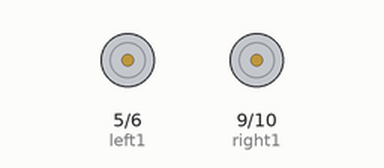
A sketch run on a simulated Arduino Uno, built with avr-gcc and run on an emulated ATmega328P. On the bench: motor-driver pin pairs drawn as motors (green arrow = first pin HIGH = forward, orange = second pin HIGH = backward, longer = more drive).

Above: at 0.1 s.
At 30.1 s:
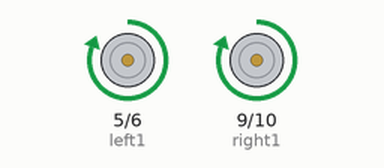
Timing chart, 0 to 31.6 s (numbered marks = the images above):
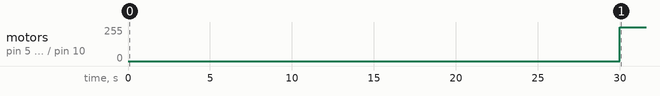

Measured:
- by itself, motor on pin 5 (left1) / pin 6 (left2), motor on pin 9 (right1) / pin 10 (right2): stopped → forward 255/255 at 30.0 s

The sketch:

roverTest.ino
```cpp
#include "roverWheels.h"
int sleepPin = 7;
int left1 = 5;
int left2 = 6;
int right1 = 9;
int right2 = 10;

void setup() {
  pinMode(left1, OUTPUT);
  pinMode(left2, OUTPUT);
  pinMode(right1, OUTPUT);
  pinMode(right2, OUTPUT);
  pinMode(sleepPin, OUTPUT);
  digitalWrite(sleepPin, HIGH);
  delay(30000);

}

void loop() {
  analogWrite(left1, 255);
  analogWrite(left2, 0);
  analogWrite(right1, 255);
  analogWrite(right2, 0);
}
```

roverWheels.cpp
```cpp
#include "roverWheels.h"


void forwards(int leftA, int leftB, int rightA, int rightB, int diff) {
  if (diff >= 0) {
    analogWrite(leftA, 1*(255));
    analogWrite(leftB, 0);
    analogWrite(rightA, max(1*(255-diff), 0));
    analogWrite(rightB, min(1*(255-diff), 0));
  }
  else {
    analogWrite(rightA, 1*255);
    analogWrite(rightB, 0);
    analogWrite(leftA, max(1*(255+diff), 0));
    analogWrite(leftB, min(1*(255+diff), 0));
  }
}


void backwards(int leftA, int leftB, int rightA, int rightB, int diff){

  if (diff >= 0) {
    analogWrite(leftA, 0);
    analogWrite(leftB, 1*255);
    analogWrite(rightA, min(1*(255-diff), 0));
    analogWrite(rightB, max(1*(255-diff), 0));
  }
  else {
    analogWrite(rightA, 0);
    analogWrite(rightB, 1*(255));
    analogWrite(leftA, min(1*(255+diff), 0));
    analogWrite(leftB, max(1*(255+diff), 0));
  }


}
```

roverWheels.h
```cpp
#include "Arduino.h"

void forwards(int leftA, int leftB, int rightA, int rightB, int diff);
void backwards(int leftA, int leftB, int rightA, int rightB, int diff);
```
